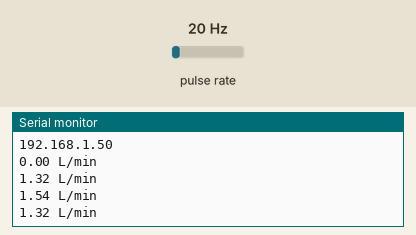
Simulated run of this program. Board: ESP32. On the bench: the last lines printed to the serial monitor. Wiring (inferred from the names in the program): pulse sensor: data GPIO 5. The inputs (shaded band) are chosen by the test bench; at power-on: pulse rate 20 Hz. WiFi joins after 1.5 s; servers stay silent unless stated.

Above: at 2.7 s.
2.8 s: pulse rate (sensor on GPIO 5) set to 4 Hz
At 2.94 s:
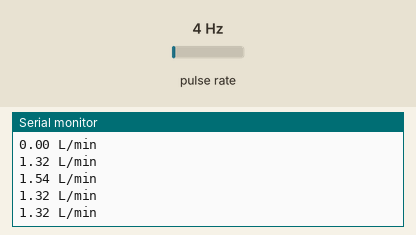
4.3 s: pulse rate (sensor on GPIO 5) set to 50 Hz
At 4.46 s:
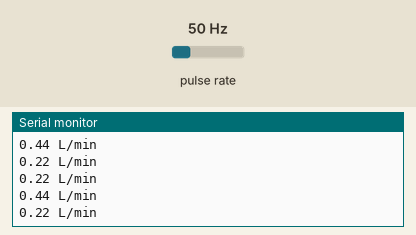
Timing chart, 0 to 7.3 s (numbered marks = the images above; inputs shaded):
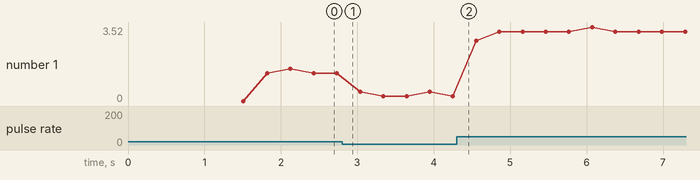

Measured:
- plotted number 1: 1.32 → 0.22 after the input at 2.8 s, 0.22 → 3.29 after the input at 4.3 s

The program:

main.cpp
```cpp
#include <WiFi.h>
#include <WebServer.h>
#include <Arduino.h>
#include <esp_task_wdt.h>
#include "freertos/FreeRTOS.h"
#include "freertos/task.h"

#define SENSOR 5


TaskHandle_t xTasK_server_handle = NULL;


const char* ssid = "brisa-2195814";
const char* password = "ur9g4grt";
String html = "";
unsigned int cont;

const float FATOR_CALIBRACAO = 4.5;

float fluxo = 0;
float volume = 0;
float volume_total = 0;

unsigned long tempo_antes = 0;

void html_create();
void ISR_SENSOR();
void Wifi_setup();
void v_read_sensor(void * pvParameters);
void v_server(void * pvParameters);
String createJsonString(float fluxo_atual);
WiFiServer sv(8080);


void setup() {
  xTaskCreate(v_server,"Server Task",configMINIMAL_STACK_SIZE+1024,NULL,1,&xTasK_server_handle);
  Serial.begin(9600);
  html_create();
  Wifi_setup();
  pinMode(SENSOR,INPUT);
  cont = 0;
  attachInterrupt(digitalPinToInterrupt(SENSOR),ISR_SENSOR,FALLING);
  sv.begin();
}

void loop() {
    if((millis() - tempo_antes) > 300){
          detachInterrupt(SENSOR);

          fluxo = ((300.0 / (millis() - tempo_antes)) * cont) / FATOR_CALIBRACAO;
          //queryString = createJsonString(fluxo);
          Serial.print(fluxo);
          Serial.println(" L/min");
          //Serial.println(WiFi.localIP());
          volume = fluxo / 60;
          volume_total += volume;
          html_create();
          cont = 0;
          tempo_antes = millis();

          attachInterrupt(SENSOR, ISR_SENSOR, FALLING);
    }
    vTaskDelay(10);
}

unsigned long currentTime = millis();
// Previous time
unsigned long previousTime = 0;
// Define timeout time in milliseconds (example: 2000ms = 2s)
const long timeoutTime = 2000;
String header;
String output26State = "off";
String output27State = "off";

void v_server(void * pvParameters){
  while(1){
    WiFiClient client = sv.available();   // Listen for incoming clients

    if (client) {                             // If a new client connects,
      currentTime = millis();
      previousTime = currentTime;
      Serial.println("New Client.");          // print a message out in the serial port
      String currentLine = "";                // make a String to hold incoming data from the client
      while (client.connected() && currentTime - previousTime <= timeoutTime) {  // loop while the client's connected
        currentTime = millis();
        if (client.available()) {             // if there's bytes to read from the client,
          char c = client.read();             // read a byte, then
          Serial.write(c);                    // print it out the serial monitor
          header += c;
          if (c == '\n') {                    // if the byte is a newline character
            if (currentLine.length() == 0) {
              // HTTP headers always start with a response code (e.g. HTTP/1.1 200 OK)
              // and a content-type so the client knows what's coming, then a blank line:
              client.println("HTTP/1.1 200 OK");
              client.println("Content-type:text/html");
              client.println("Connection: close");
              client.println();


              // Display the HTML web page
              client.println("<!DOCTYPE html><html>");
              client.println("<head><meta name=\"viewport\" charset=\"utf-8\" content=\"width=device-width, initial-scale=1\">");
              client.println("<link rel=\"icon\" href=\"data:,\">");
              // CSS to style the on/off buttons
              // Feel free to change the background-color and font-size attributes to fit your preferences
              client.println("<style>html { font-family: Helvetica; display: inline-block; margin: 0px auto; text-align: center;}");
              client.println(".button { background-color: #4CAF50; border: none; color: white; padding: 16px 40px;");
              client.println("text-decoration: none; font-size: 30px; margin: 2px; cursor: pointer;}");
              client.println(".button2 {background-color: #555555;}</style></head>");

              // Web Page Heading
              client.println("<body><h1>Vazão e volume de água</h1> ");

              // Display current state, and ON/OFF buttons for GPIO 26
              client.println("<h2> Fluxo: "+String(fluxo)+" </h2><br><h2> Total: "+String(volume_total)+" </h2>");
              // If the output26State is off, it displays the ON button

              client.println("<script> setInterval(recarregar, 1000); function recarregar(){ location.reload(); console.log('meu pai') } </script></body></html>");
              client.println();
              break;
            } else { // if you got a newline, then clear currentLine
              currentLine = "";
            }
          } else if (c != '\r') {  // if you got anything else but a carriage return character,
            currentLine += c;      // add it to the end of the currentLine
          }
        }
      }
      // Clear the header variable
      header = "";
      // Close the connection
      client.stop();
      Serial.println("Client disconnected.");
      Serial.println("");
    }
      vTaskDelay(10);
  }
}


void html_create(){
  html ="<!DOCTYPE html><html><head><title>Document</title></head><body><h2> Fluxo: "+String(fluxo)+" </h2><br><h2> Volume Total: "+String(volume)+" </h2></body></html>";
}

void Wifi_setup(){
  WiFi.mode(WIFI_STA);
  WiFi.begin(ssid, password);

 while (WiFi.status() != WL_CONNECTED) {
  delay(500);
  Serial.println("Connecting to WiFi..");
 }
 Serial.println("Connected to the WiFi network");
 Serial.println(WiFi.localIP());
}


void ISR_SENSOR(){
  cont++;
}
```
